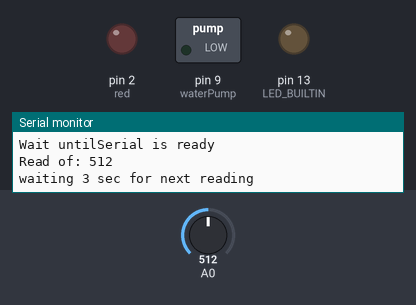
A sketch run on a simulated Arduino Uno, built with avr-gcc and run on an emulated ATmega328P. On the bench: switched loads named in the sketch (green lamp = pin HIGH), output pins drawn as LEDs (lit = HIGH), the last lines printed to the serial monitor. The test bench sets the inputs (shaded band); at power-on: A0 = 512.

Above: at 3.2 s.
3.3 s: A0 set to 164
7.1 s: A0 set to 142
At 8.9 s:
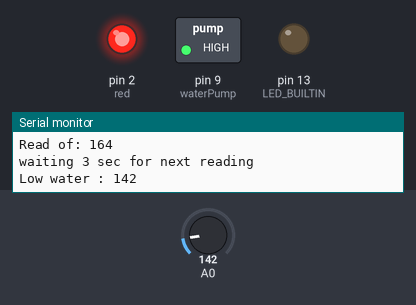
Timing chart, 0 to 10.4 s (numbered marks = the images above; inputs shaded):
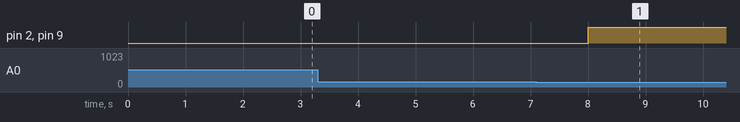

Measured:
- the behaviour switches between 150 and 149 on A0 (found by bisection; images 0 and 1)
- after the input at 7.1 s, pin 2 (red), pin 9 (waterPump): LOW → HIGH after 0.90 s

The sketch:

WaterSensor.ino
```cpp
int red = 2;
int waterPump = 9;

void setup() {
  pinMode(red, OUTPUT);
  pinMode(waterPump, OUTPUT);

  Serial.begin(9600);
  while (! Serial);
  Serial.println("Wait untilSerial is ready");
  pinMode(LED_BUILTIN,LOW);
  delay(1000);
  pinMode(LED_BUILTIN,HIGH);
  delay(1000);
  pinMode(LED_BUILTIN,LOW);
  }

void loop() {
  // read the input on analog pin 0:
  int value = analogRead(A0);

  if (value < 150) {
    Serial.println("Low water : " + String(value));
    digitalWrite (red,HIGH);
    digitalWrite (waterPump,HIGH);
    // pump water for 10 seconds
    delay(10000);
    }

  Serial.println("Read of: " + String(value));

  digitalWrite (red,LOW);
  digitalWrite (waterPump,LOW);
  Serial.println("waiting 3 sec for next reading");
  delay(3000);
}
```
